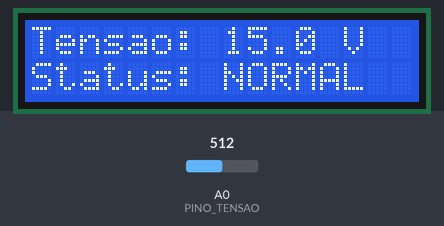
Bench run of a sketch on a simulated Arduino Uno, built with avr-gcc and run on an emulated ATmega328P. On the bench: 16×2 character LCD. The inputs (shaded band) are chosen by the test bench; at power-on: A0 (PINO_TENSAO) = 512.

Above: at 1.2 s.
1.3 s: A0 (PINO_TENSAO) set to 810
At 2.7 s:
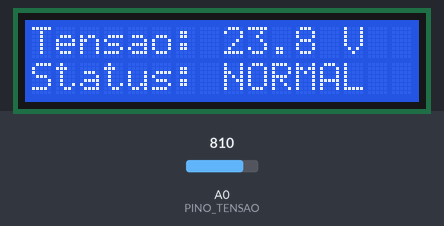
4.0 s: A0 (PINO_TENSAO) set to 835
At 5.4 s:
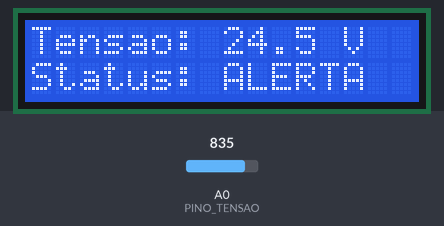
6.7 s: A0 (PINO_TENSAO) set to 905
At 9.4 s:
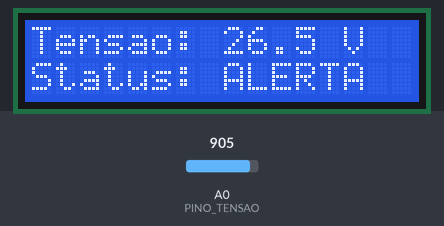
9.7 s: A0 (PINO_TENSAO) set to 933
At 11.1 s:
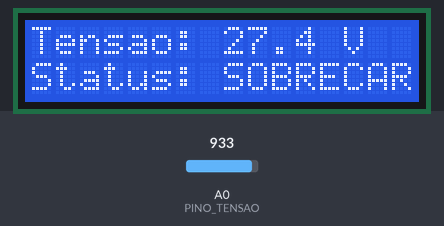
12.4 s: A0 (PINO_TENSAO) set to 511
At 15.3 s:
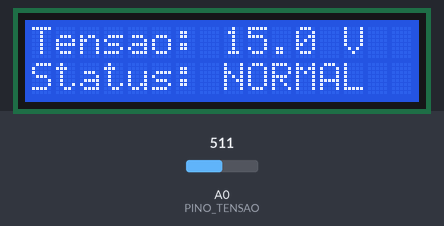
Timing chart, 0 to 16.8 s (numbered marks = the images above; inputs shaded):
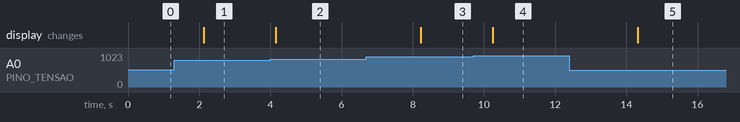

Measured:
- the behaviour switches between 818 and 819 on A0 (PINO_TENSAO) (found by bisection; images 1 and 2)
- the behaviour switches between 920 and 921 on A0 (PINO_TENSAO) (found by bisection; images 3 and 4)
- after the input at 1.3 s, the display: changes after 0.83 s (image 1)
- after the input at 4.0 s, the display: changes after 0.16 s (image 2)
- after the input at 6.7 s, the display: changes after 1.5 s (image 3)
- after the input at 9.7 s, the display: changes after 0.55 s (image 4)
- after the input at 12.4 s, the display: changes after 1.9 s (image 5)

The sketch:

Exerc_cio-4.ino
```cpp
#include <Wire.h>
#include <Adafruit_LiquidCrystal.h>

Adafruit_LiquidCrystal lcd(0);
#define PINO_TENSAO A0

void setup() {
  Serial.begin(9600);
  lcd.begin(16, 2);
  lcd.setBacklight(HIGH);
}

void loop() {
  int tensao = analogRead(PINO_TENSAO);
  float valorTensao = tensao * (30.0 / 1023.0);

  lcd.clear();
  lcd.setCursor(0, 0);
  lcd.print("Tensao: ");
  lcd.print(valorTensao, 1);
  lcd.print(" V");

  lcd.setCursor(0, 1);
  lcd.print("Status: ");

  if (valorTensao < 24) {
    lcd.print("NORMAL");
  } else if (valorTensao < 27) {
    lcd.print("ALERTA");
  } else {
    lcd.print("SOBRECARGA");
  }

  delay(2000);
}

// Link Projeto Tinkercad: https://www.tinkercad.com/things/1VjG3GZ6oed/editel?sharecode=4A7PLvyW82wYUuJ8QUYZbzXtbysa31lY-pM-h5-rXxE
```
